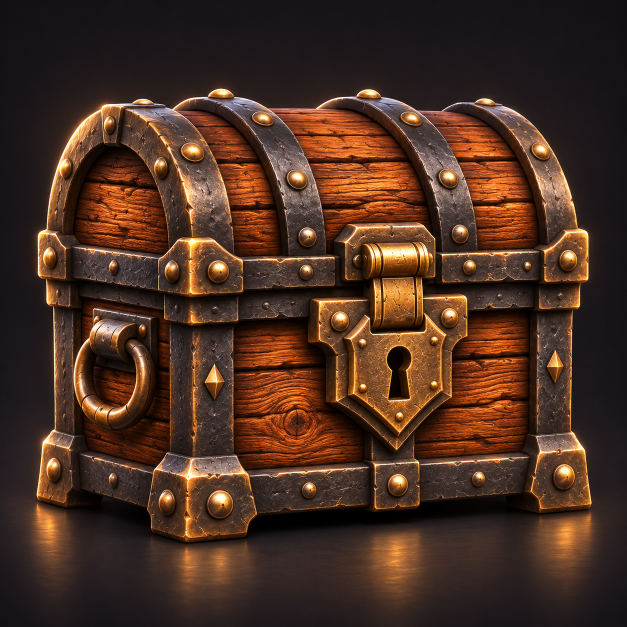
#> input picture treasure_chest_20261113/reference.png, 1254 x 1254 px (shown at 1/2 size)
$ python prepare_review03.py
#> lines starting #> are read from the running program, lines starting #| are printed output that depends on the picture
from pathlib import Path
from PIL import Image,ImageOps,ImageDraw
S=Path(__file__).resolve().parent;C=S/'candidate03';R=C/'review';R.mkdir(exist_ok=True);B=S.parents[1]
def panel(items,name,size):
#> called with name = 'whole.png', size = (600, 600)
 rows=[]
 for path,label in items:
  im=ImageOps.contain(Image.open(path).convert('RGB'),size);a=Image.new('RGB',(size[0],size[1]+30),'#202020');a.paste(im,((size[0]-im.width)//2,30+(size[1]-im.height)//2));ImageDraw.Draw(a).text((10,8),label,fill='white');rows.append(a)
#> after `im = ImageOps.contain(Image.open(path).convert('RGB'), size)`:
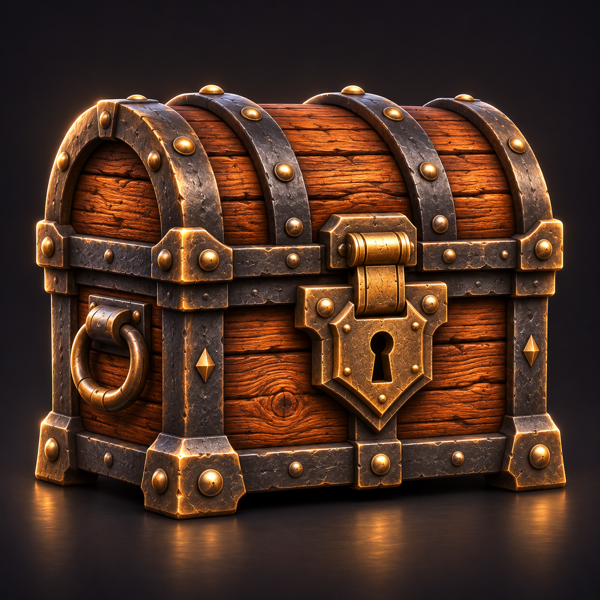
#> im: PIL image 600x600 RGB; mean R, G, B 74.8, 47.5, 34.1
#> after `a = Image.new('RGB', (size[0], size[1] + 30), '#202020')`: a: PIL image 600x630 RGB; every value is 32
#> after `a.paste(im, ((size[0] - im.width) // 2, 30 + (size[1] - im.height) // `:
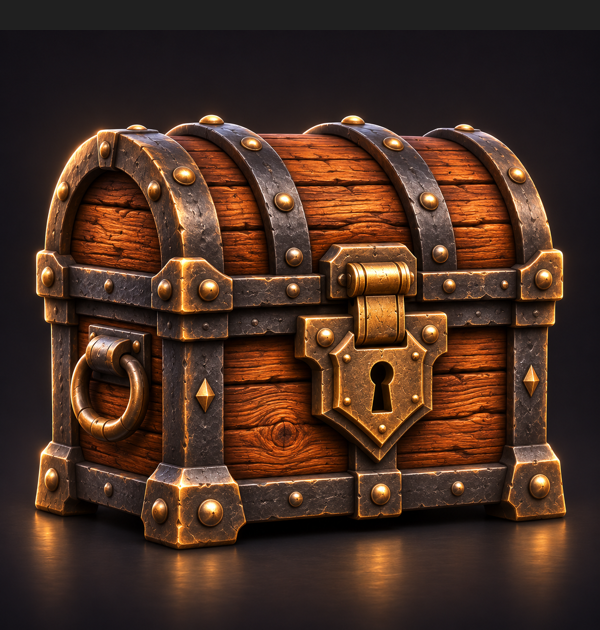
#> a: PIL image 600x630 RGB; mean R, G, B 72.8, 46.8, 34
 out=Image.new('RGB',(size[0]*len(rows),size[1]+30))
 for i,a in enumerate(rows):out.paste(a,(size[0]*i,0))
 out.save(R/name)
#> (the run stopped early here; a loop or call above may not have finished)
